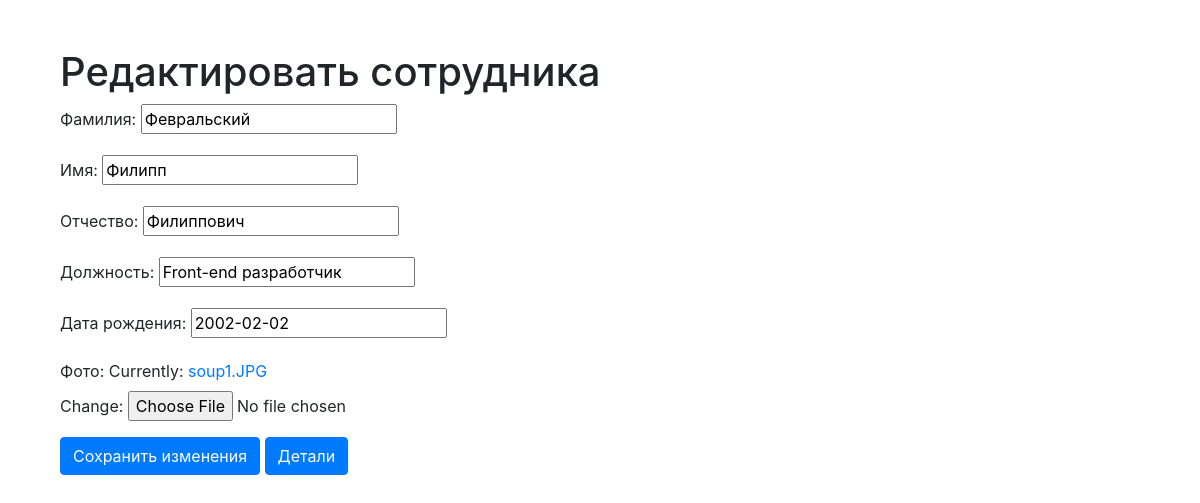
The page /employee/2/update on the database as committed earlier.
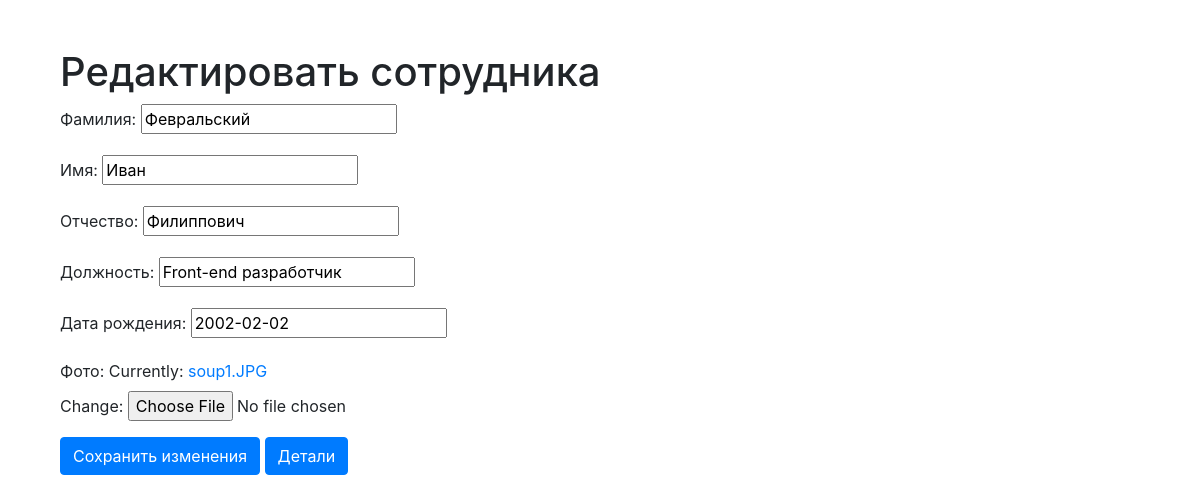
The same page on the database as committed later.
### eployees_app/models.py (models this page shows, shortened)
class Employees(models.Model):
    employeeSurname = models.CharField(verbose_name="Фамилия", max_length=40)
    employeeName = models.CharField(verbose_name="Имя", max_length=40)
    employeePatronymic = models.CharField(verbose_name="Отчество", max_length=40)
    employeeJobTitle = models.CharField(verbose_name="Должность", max_length=30)
    employeeBirthDate = models.DateField(verbose_name="Дата рождения", auto_now=False)
    employeePhoto = models.ImageField(verbose_name="Фото", null=True)
    class Meta:
        verbose_name = 'Сотрудник',
        verbose_name_plural = 'Сотрудники',
        ordering = ['employeeSurname']

### eployees_app/views.py (the view, shortened to what this page needs)
# urls.py: path('employee/<int:pk>/update', views.EmployeeUpdate.as_view(), name = 'employee_update'),
class EmployeeUpdate(UpdateView):
    template_name = 'employees/employee_edit.html'
    model = Employees
    context_object_name = 'employee'
    fields = ['employeeSurname',
              'employeeName',
              'employeePatronymic',
              'employeeJobTitle',
              'employeeBirthDate',
              'employeePhoto'
              ]

### templates/employees/employee_edit.html (shortened to what this page needs)
{% extends '../base.html' %}
{% block content %}
<div class="container mt-5">
    <h1>Редактировать сотрудника</h1>
    <form method="POST" enctype="multipart/form-data">
        {{ form.as_p }}
        <button type="submit" class="btn btn-primary">Сохранить изменения</button>
        <a href="{% url 'employee_detail' employee.pk %}" class="btn btn-primary">Детали</a>
    </form>
</div>
{% endblock %}

Rows that differ between the two databases and show on the page:
changed Employees "Февральский": employeeName "Филипп" → "Иван"
